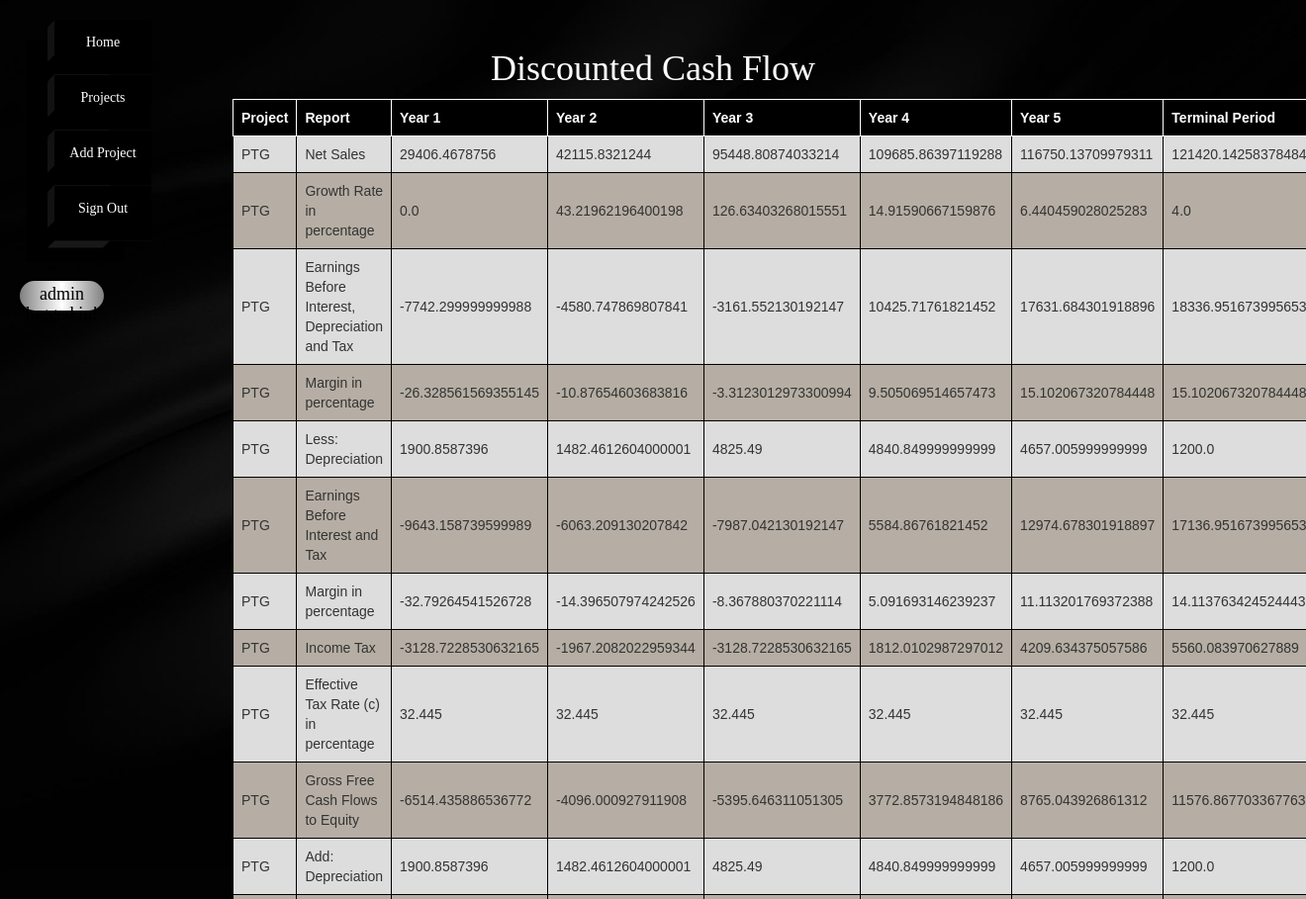
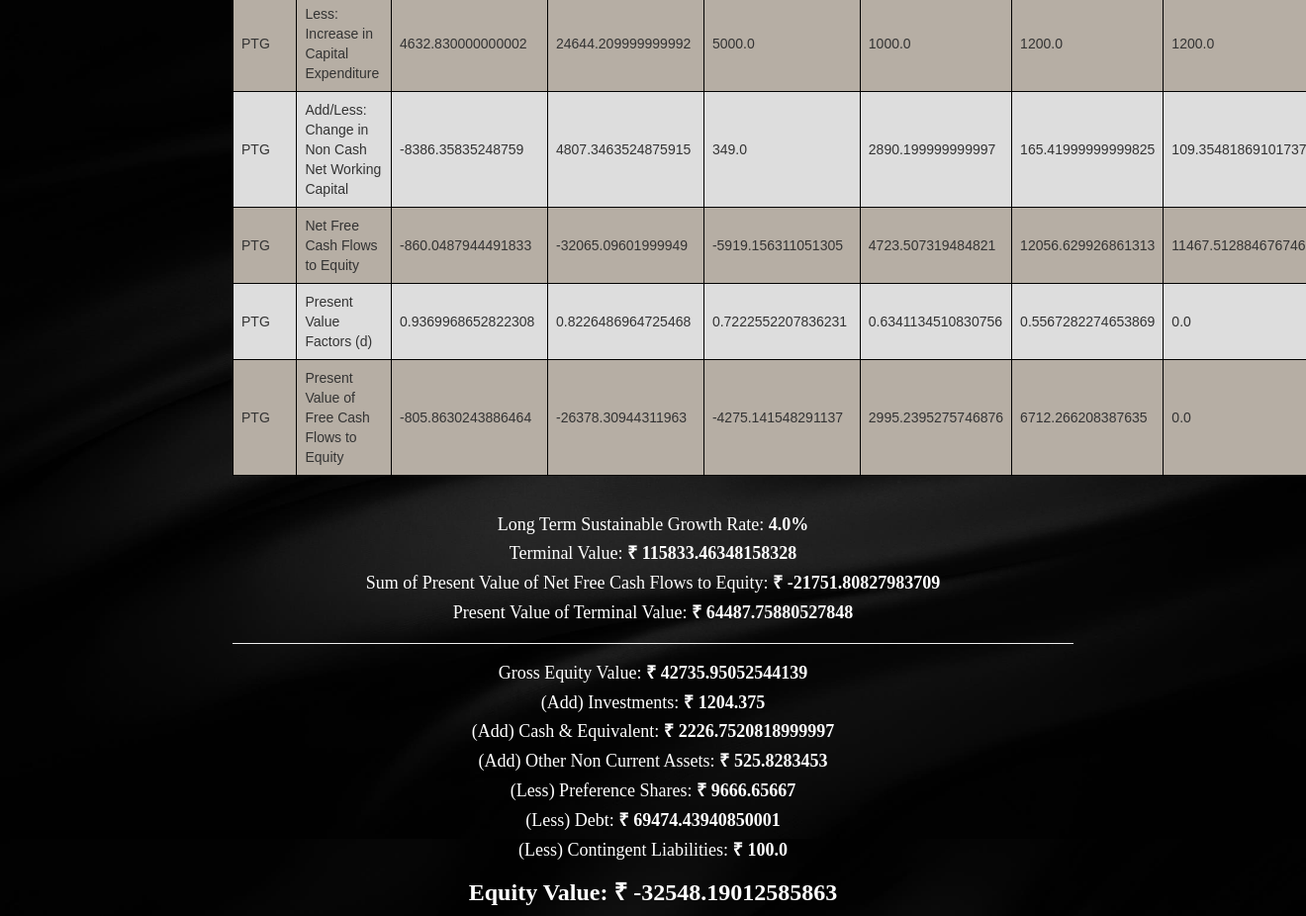
Page /vdcf?id=12 (signed in) on the committed database (2 pictures, top to bottom).
### inputApp/models.py (models this page shows, shortened)
class DCF(models.Model):
    project = models.ForeignKey(Input, on_delete=models.CASCADE)
    report = models.CharField(max_length=50)
    year_1 = models.FloatField()
    year_2 = models.FloatField()
    year_3 = models.FloatField()
    year_4 = models.FloatField()
    year_5 = models.FloatField()
    terminal_period = models.FloatField()

class Input(models.Model):
    user = models.ForeignKey(User, on_delete=models.CASCADE)
    organization = models.CharField(max_length=50)
    project = models.CharField(max_length=50)
    valuation_date = models.DateField(blank=True, null=True)
    statutory_corporate_tax_rate = models.FloatField()
    statutory_mat_rate = models.FloatField(blank=True, null=True)
    post_tax_wacc = models.FloatField()
    long_term_growth_rate = models.FloatField()
    company_specific_risk = models.FloatField(blank=True, null=True)
    contingent_liability = models.FloatField(blank=True, null=True)
    total_shares_outstanding = models.FloatField(blank=True, null=True)
    def __str__(self):
        return self.project

class Output(models.Model):
    project = models.ForeignKey(Input, on_delete=models.CASCADE)
    long_term_sustainable_growth_rate = models.FloatField()
    terminal_value = models.FloatField()
    sum_of_present_value_of_net_free_cash_flows_to_equity = models.FloatField()
    present_value_of_terminal_value = models.FloatField()
    gross_equity_value = models.FloatField()
    investments = models.FloatField()
    cash_and_equivalent = models.FloatField()
    other_non_current_assets = models.FloatField()
    pref_shares = models.FloatField()
    debt = models.FloatField()
    contingent_liabilities = models.FloatField()
    equity_value = models.FloatField()

### inputApp/views.py (the view)
# urls.py: url(r'^vdcf$', views.vdcf, name='vdcf'),
def vdcf(request):
    id = request.GET['id']
    data = DCF.objects.filter(project=id)
    output = Output.objects.filter(project=id)
    wacc_data = WACC.objects.filter(project=id)
    pl_data = FSAPL.objects.filter(project=id)
    bs_data = FSABS.objects.filter(project=id)
    return render(request, 'vdcf.html', {'data': data, 'output': output, 'id': id, 'wacc_data': wacc_data, 'pl_data': pl_data, 'bs_data': bs_data})

### inputApp/templates/vdcf.html (shortened to what this page needs)
<!DOCTYPE html>
<html lang="en">
<head>
</head>
<body>
{% extends 'index.html' %}
{% block content %}
{% if data %}
<h1 style="text-align: center; font-family: 'Satisfy'; margin: 10px; color: white">Discounted Cash Flow</h1>
<table>
  <tr>
    <th style="background-color: black; color:white; border: 1px solid white">Project</th>
    <th style="background-color: black; color:white; border: 1px solid white">Report</th>
    <th style="background-color: black; color:white; border: 1px solid white">Year 1</th>
    <th style="background-color: black; color:white; border: 1px solid white">Year 2</th>
    <th style="background-color: black; color:white; border: 1px solid white">Year 3</th>
    <th style="background-color: black; color:white; border: 1px solid white">Year 4</th>
    <th style="background-color: black; color:white; border: 1px solid white">Year 5</th>
    <th style="background-color: black; color:white; border: 1px solid white">Terminal Period</th>
  </tr>
    {% for i in data %}
  <tr>
    <td>{{ i.project }}</td>
    <td>{{ i.report }}</td>
    <td>{{ i.year_1 }}</td>
    <td>{{ i.year_2 }}</td>
    <td>{{ i.year_3 }}</td>
    <td>{{ i.year_4 }}</td>
    <td>{{ i.year_5 }}</td>
    <td>{{ i.terminal_period }}</td>
  </tr>
    {% endfor %}
</table>
{% for x in output %}
<h4 style="text-align: center; margin-top: 40px; color: white">Long Term Sustainable Growth Rate: <b>{{ x.long_term_sustainable_growth_rate }}%</b></h4>
<h4 style="text-align: center; color: white">Terminal Value: <b>&#8377 {{ x.terminal_value }}</b></h4>
<h4 style="text-align: center; color: white">Sum of Present Value of Net Free Cash Flows to Equity: <b>&#8377 {{ x.sum_of_present_value_of_net_free_cash_flows_to_equity }}</b></h4>
<h4 style="text-align: center; color: white">Present Value of Terminal Value: <b>&#8377 {{ x.present_value_of_terminal_value }}</b></h4>
<hr>
<h4 style="text-align: center; color: white">Gross Equity Value: <b>&#8377 {{ x.gross_equity_value }}</b></h4>
<h4 style="text-align: center; color: white">(Add) Investments: <b>&#8377 {{ x.investments }}</b></h4>
<h4 style="text-align: center; color: white">(Add) Cash & Equivalent: <b>&#8377 {{ x.cash_and_equivalent }}</b></h4>
<h4 style="text-align: center; color: white">(Add) Other Non Current Assets: <b>&#8377 {{ x.other_non_current_assets }}</b></h4>
<h4 style="text-align: center; color: white">(Less) Preference Shares: <b>&#8377 {{ x.pref_shares }}</b></h4>
<h4 style="text-align: center; color: white">(Less) Debt: <b>&#8377 {{ x.debt }}</b></h4>
<h4 style="text-align: center; color: white">(Less) Contingent Liabilities: <b>&#8377 {{ x.contingent_liabilities }}</b></h4>
<h3 style="text-align: center; color: white"><b>Equity Value: </b><b>&#8377 {{ x.equity_value }}</b></h3>
{% endfor %}
{% endif %}
{% endblock %}

### inputApp/templates/index.html (shortened to what this page needs)
<!DOCTYPE html>
<html lang="en">
<head>
    {% load static %}
    <link rel="stylesheet" href="{% static 'css/bootstrap.min.css' %}">
    <link rel="stylesheet" href="{% static 'navbar.css' %}">
    <link rel="stylesheet" href="{% static 'style.css' %}">
    <link href="//netdna.bootstrapcdn.com/font-awesome/3.2.1/css/font-awesome.min.css" rel="stylesheet">
    {% load crispy_forms_tags %}
</head>
<body>
<div class="container-fluid">
    <div class="row">
        <div class="col-xs-2">
            <ul>
                <li>
                    <a class='list-item' href="{% url 'home' %}">
                         Home
                    </a>
                </li>
                <li>
                    <a class='list-item' href="{% url 'user_details' %}">
                         Projects
                    </a>
                </li>
                <li>
                    <a class='list-item' href="{% url 'inputs' %}">
                         Add Project
                    </a>
                </li>
                <li>
                <li>
                    <a class='list-item' href="{% url 'logout' %}">
                         Sign Out
                    </a>
                </li>
            </ul>
            <br>
            <h4 style="color: black; margin-left: 5px; margin-right: 100px; text-align: center; border-radius: 50px;
                background-image: linear-gradient(to right, grey, white, grey); height: 3rem; font-size: 1.8rem; padding-top: 4px; border: none;">
                {{ request.user.username }} logged in!
            </h4>
        </div>
        <div class="col-xs-8">
            <br><br>
            {% block content %}{% endblock %}
        </div>
    </div>
</div>
</body>
</html>

### inputApp/static/navbar.css (style rules this page uses)
*, *:before, *:after { box-sizing: border-box; }
html, body { width: 100%; height: 100%; }
body { -webkit-transform: translate3d(0, 0, 0); transform: translate3d(0, 0, 0); }
ul { position: relative; list-style-type: none; margin-top: 20px; }
.list-item { padding-top: 5px; background: #000; color: white; text-align: center; height: 4em; width: 7em; vertical-align: middle; line-height: 2.5em; border-bottom: 1px solid #060606; position: relative; display: block; text-decoration: none; box-shadow: -2em 1.5em 0 black; transition: all .25s linear; }
.list-item:before, .list-item:after { content: ''; position: absolute; transition: all .25s linear; width: .5em; }
.list-item:after { height: 4em; background: #181818; bottom: -2.25em; left: 1.5em; -webkit-transform: rotate(90deg) skew(0, 45deg); transform: rotate(90deg) skew(0, 45deg); }
.list-item:before { height: 2.5em; background: #121212; top: .25em; left: -.5em; -webkit-transform: skewY(-45deg); transform: skewY(-45deg); }
table { font-family: arial, sans-serif; border-collapse: collapse; width: 100%; }
td, th { border: 1px solid black; text-align: left; padding: 8px; }
tr:nth-child(odd) { background-color: #b6aea4; }
tr:nth-child(even) { background-color: #dddddd; }

### inputApp/static/style.css (style rules this page uses)
body, html { background-image: url(images/back.jpg); height: 100vh; background-size: cover; background-repeat: no; font-family: 'Satisfy'; }

### rows in the picture
DCF: project "PTG", report "Net Sales", year_1 "29406.4678756", year_2 "42115.8321244", year_3 "95448.80874033214", year_4 "109685.86397119288", year_5 "116750.13709979311", terminal_period "121420.14258378484"
DCF: project "PTG", report "Growth Rate in percentage", year_1 "0.0", year_2 "43.21962196400198", year_3 "126.63403268015551", year_4 "14.91590667159876", year_5 "6.440459028025283", terminal_period "4.0"
DCF: project "PTG", report "Earnings Before Interest, Depreciation and Tax", year_1 "-7742.299999999988", year_2 "-4580.747869807841", year_3 "-3161.552130192147", year_4 "10425.71761821452", year_5 "17631.684301918896", terminal_period "18336.951673995653"
DCF: project "PTG", report "Margin in percentage", year_1 "-26.328561569355145", year_2 "-10.87654603683816", year_3 "-3.3123012973300994", year_4 "9.505069514657473", year_5 "15.102067320784448", terminal_period "15.102067320784448"
DCF: project "PTG", report "Less: Depreciation", year_1 "1900.8587396", year_2 "1482.4612604000001", year_3 "4825.49", year_4 "4840.849999999999", year_5 "4657.005999999999", terminal_period "1200.0"
DCF: project "PTG", report "Earnings Before Interest and Tax", year_1 "-9643.158739599989", year_2 "-6063.209130207842", year_3 "-7987.042130192147", year_4 "5584.86761821452", year_5 "12974.678301918897", terminal_period "17136.951673995653"
DCF: project "PTG", report "Margin in percentage", year_1 "-32.79264541526728", year_2 "-14.396507974242526", year_3 "-8.367880370221114", year_4 "5.091693146239237", year_5 "11.113201769372388", terminal_period "14.113763424524443"
DCF: project "PTG", report "Income Tax", year_1 "-3128.7228530632165", year_2 "-1967.2082022959344", year_3 "-3128.7228530632165", year_4 "1812.0102987297012", year_5 "4209.634375057586", terminal_period "5560.083970627889"
DCF: project "PTG", report "Effective Tax Rate (c) in percentage", year_1 "32.445", year_2 "32.445", year_3 "32.445", year_4 "32.445", year_5 "32.445", terminal_period "32.445"
DCF: project "PTG", report "Gross Free Cash Flows to Equity", year_1 "-6514.435886536772", year_2 "-4096.000927911908", year_3 "-5395.646311051305", year_4 "3772.8573194848186", year_5 "8765.043926861312", terminal_period "11576.867703367763"
DCF: project "PTG", report "Add: Depreciation", year_1 "1900.8587396", year_2 "1482.4612604000001", year_3 "4825.49", year_4 "4840.849999999999", year_5 "4657.005999999999", terminal_period "1200.0"
DCF: project "PTG", report "Less: Increase in Capital Expenditure", year_1 "4632.830000000002", year_2 "24644.209999999992", year_3 "5000.0", year_4 "1000.0", year_5 "1200.0", terminal_period "1200.0"
DCF: project "PTG", report "Add/Less: Change in Non Cash Net Working Capital", year_1 "-8386.35835248759", year_2 "4807.3463524875915", year_3 "349.0", year_4 "2890.199999999997", year_5 "165.41999999999825", terminal_period "109.35481869101737"
DCF: project "PTG", report "Net Free Cash Flows to Equity", year_1 "-860.0487944491833", year_2 "-32065.09601999949", year_3 "-5919.156311051305", year_4 "4723.507319484821", year_5 "12056.629926861313", terminal_period "11467.512884676746"
DCF: project "PTG", report "Present Value Factors (d)", year_1 "0.9369968652822308", year_2 "0.8226486964725468", year_3 "0.7222552207836231", year_4 "0.6341134510830756", year_5 "0.5567282274653869", terminal_period "0.0"
DCF: project "PTG", report "Present Value of Free Cash Flows to Equity", year_1 "-805.8630243886464", year_2 "-26378.30944311963", year_3 "-4275.141548291137", year_4 "2995.2395275746876", year_5 "6712.266208387635", terminal_period "0.0"
Output: long_term_sustainable_growth_rate "4.0", terminal_value "115833.46348158328", sum_of_present_value_of_net_free_cash_flows_to_equity "-21751.80827983709", present_value_of_terminal_value "64487.75880527848", gross_equity_value "42735.95052544139", investments "1204.375", cash_and_equivalent "2226.7520818999997", other_non_current_assets "525.8283453", pref_shares "9666.65667", debt "69474.43940850001", contingent_liabilities "100.0", equity_value "-32548.19012585863"

### other values in the picture
{{ request.user.username }} "admin"
